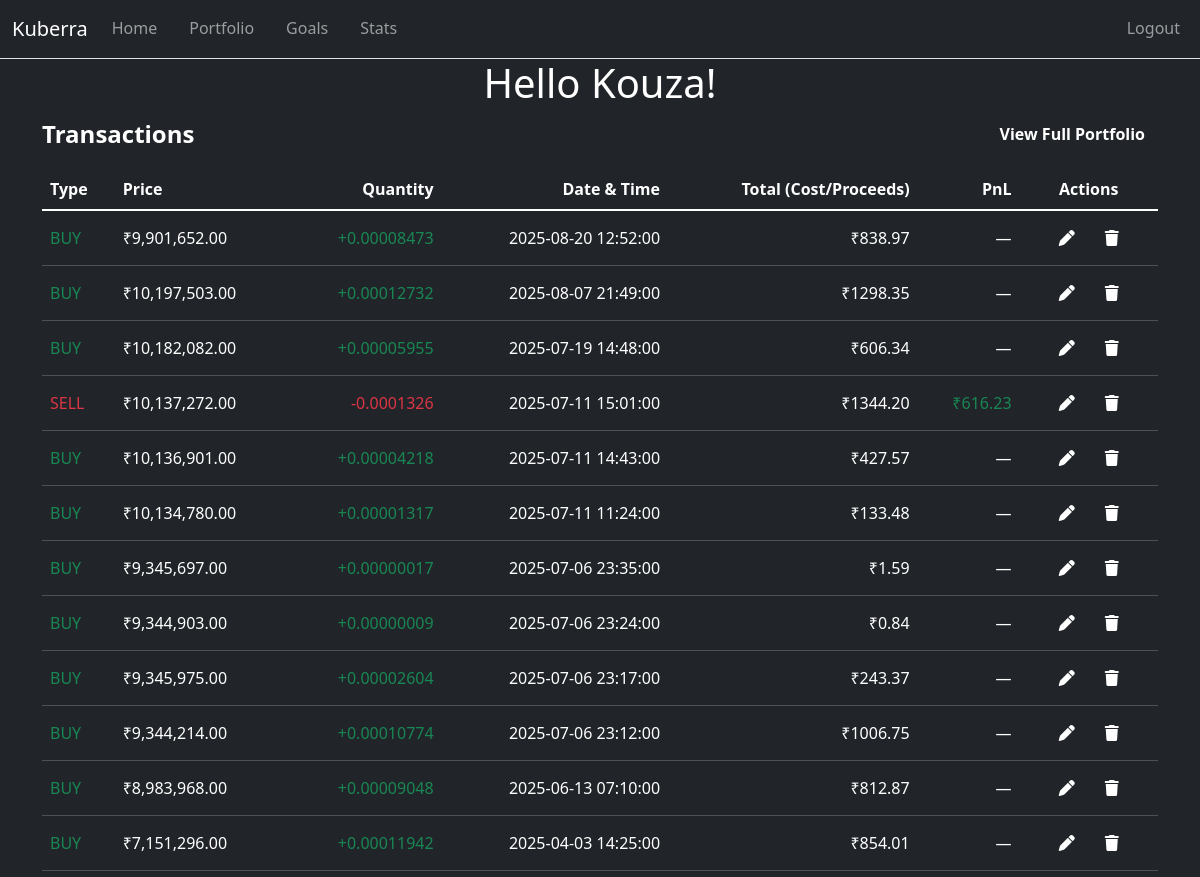
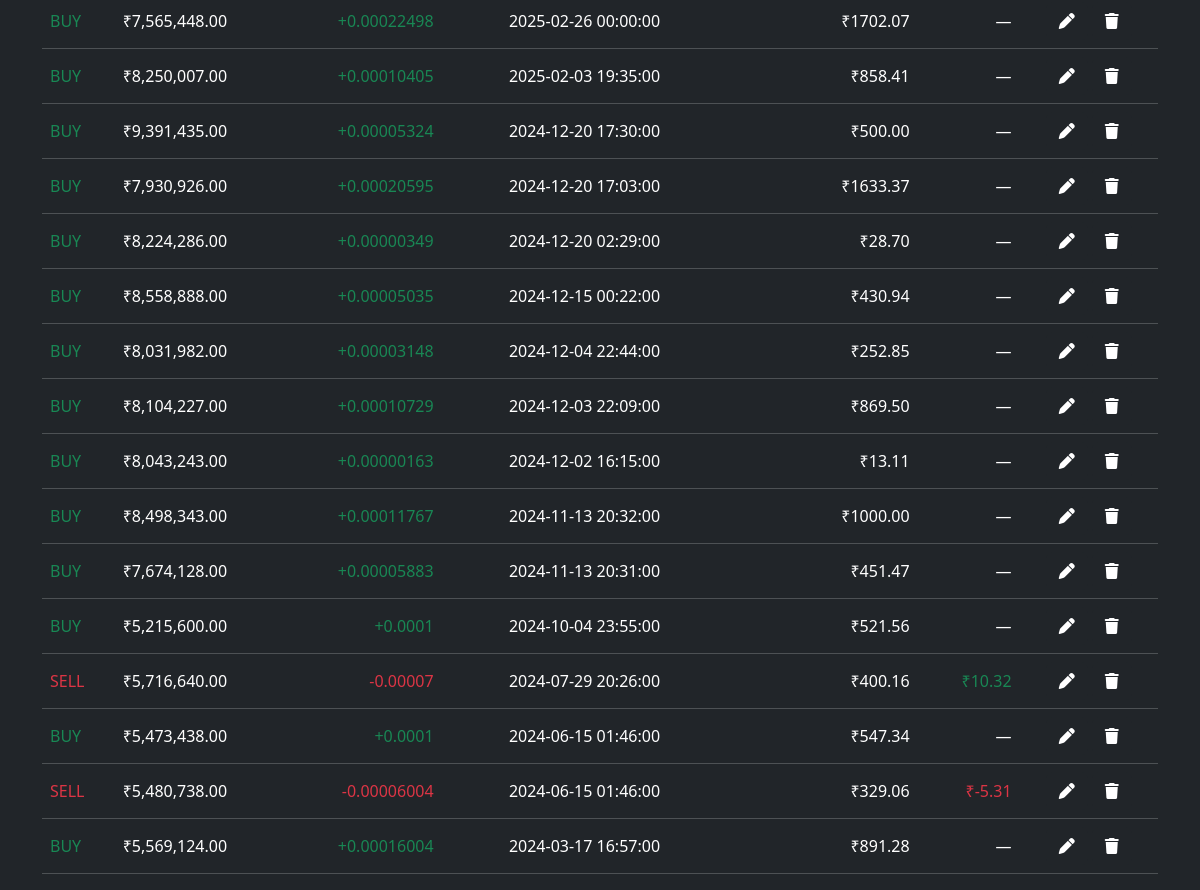
Screenshot of /portfolio/trades/1 (signed in) with the database file from the repository (2 pictures, top to bottom).
### website/models.py (models this page shows)
class User(db.Model, UserMixin):
    id = db.Column(db.Integer, primary_key=True)
    username = db.Column(db.String(150), unique=True, nullable=False)
    email = db.Column(db.String(150), unique=True, nullable=False)
    password = db.Column(db.String(150), nullable=False)
    date_created = db.Column(db.DateTime(timezone=True), server_default=func.now())
    transactions = db.relationship('Transaction', backref='owner', lazy=True)
    categories = db.relationship('Category', backref='owner', lazy=True)

class Trade(db.Model):
    id = db.Column(db.Integer, primary_key=True)
    side = db.Column(db.String(4), nullable=False)        # BUY / SELL
    quantity = db.Column(db.Numeric(20,10), nullable=False, default=0)
    price_per_coin = db.Column(db.Numeric(18,10), nullable=False, default=0)
    total = db.Column(db.Numeric(18,2),  nullable=False, default=0)
    realized_pnl = db.Column(db.Numeric(18,2), nullable=False, default=0)   # <—
    txn_date = db.Column(db.DateTime(timezone=True), server_default=func.now())
    created_at = db.Column(db.DateTime(timezone=True), server_default=func.now())
    user_id = db.Column(db.Integer, db.ForeignKey('user.id', ondelete='CASCADE'), index=True, nullable=False)
    coin_id = db.Column(db.Integer, db.ForeignKey('coin.id', ondelete='RESTRICT'), index=True, nullable=False)

### website/views.py (the view)
@views.route('/portfolio/trades/<int:coin_id>')
@login_required
def trades(coin_id):
    coin = Coin.query.get_or_404(coin_id)
    trades_asc = (Trade.query
        .filter_by(user_id=current_user.id, coin_id=coin_id)
        .order_by(Trade.txn_date.asc(), Trade.id.asc())
        .all())
    fifo_realized_map = fifo_realized_by_trade(trades_asc)
    trades_desc = (Trade.query
        .filter_by(user_id=current_user.id, coin_id=coin_id)
        .order_by(Trade.txn_date.desc(), Trade.id.desc())
        .all())
    return render_template(
        "trades.html",
        trades=trades_desc,
        coin=coin,
        user=current_user,
        fifo_realized=fifo_realized_map,
    )

### website/views.py (called while the page is built)
def fifo_realized_by_trade(trades):
    lots = deque()
    out = {}
    for t in trades:
        qty = Decimal(t.quantity)
        unit_cost = (Decimal(t.total) / qty) if qty > 0 else Decimal("0")
        if t.side == "BUY":
            lots.append([qty, unit_cost])
        else:  # SELL
            to_sell = qty
            basis = Decimal("0")
            proceeds = Decimal(t.total)
            while to_sell > 0 and lots:
                lot_qty, lot_cost = lots[0]
                take = min(to_sell, lot_qty)
                basis += take * lot_cost
                lot_qty -= take
                to_sell -= take
                if lot_qty == 0:
                    lots.popleft()
                else:
                    lots[0][0] = lot_qty
            out[t.id] = proceeds - basis
    return out

### website/templates/trades.html (shortened to what this page needs)
{% extends "base.html" %}
{% block content %}
    <h1 align="center">Hello {{ current_user.username.capitalize() }}!</h1>
    <div class="d-flex justify-content-between align-items-center mb-3">
                <h4 class="mb-0"><b>{{ trades.coin_id }} Transactions</b></h4>
                <a href="{{ url_for('views.portfolio') }}" class="btn btn-dark fw-bold">View Full Portfolio</a>
    </div>
    <table class="table table-hover table-dark align-items-center">
        <thead align="center" class="table-dark">
        <tr>
            <th scope="col" class="text-start">Type</th>
            <th scope="col" class="text-start">Price</th>
            <th scope="col" class="text-end">Quantity</th>
            <th scope="col" class="text-end">Date & Time</th>
            <th scope="col" class="text-end">Total (Cost/Proceeds)</th>
            <th scope="col" class="text-end">PnL</th>
            <th scope="col">Actions</th>
        </tr>
        </thead>
        <tbody class="table-group-divider" align="center">
        {% for t in trades %}
            <tr>
                <td class="text-start">
                    {% if t.side == 'BUY' %}
                    <span class="text-success">{{ t.side }}</span>
                    {% elif t.side == 'SELL' %}
                    <span class="text-danger">{{ t.side }}</span>
                    {% endif %}
                </td>
                <td class="text-start">₹{{ "{:,.2f}".format(t.price_per_coin) }}</td>
                <td class="text-end">
                    {% if t.side == 'BUY' %}
                    <span class="text-success">+{{ t.quantity|fmtqty(8) }}</span>
                    {% elif t.side == 'SELL' %}
                    <span class="text-danger">-{{ t.quantity|fmtqty(8) }}</span>
                    {% endif %}
                </td>
                <td class="text-end">{{ t.txn_date }}</td>
                <td class="text-end">₹{{ t.total }}</td>
                <td class="text-end">
                {% if t.side == 'SELL' %}
                    {% set r = fifo_realized.get(t.id, 0) %}
                    <span class="text-{{ 'success' if r >= 0 else 'danger' }}">
                    ₹{{ "{:,.2f}".format(r) }}
                    </span>
                {% else %}
                    —
                {% endif %}
                </td>
                <td>
                <button type="button" class="btn btn-dark fw-bold"
                        data-bs-toggle="modal" data-bs-target="#addCryptoTransactionForm">
                    <i class="fa-solid fa-pen"></i>
                </button>
                <a href="#" class="btn btn-dark fw-bold"
                    onclick="return confirm('Are you sure you want to delete this trade?');">
                    <i class="fa-solid fa-trash"></i>
                </a>
                </td>
            </tr>
        {% endfor %}
        </tbody>
    </table>
{% endblock %}

### website/templates/base.html (style rules this page uses)
td.text-end { font-variant-numeric: tabular-nums; }
.table td, .table th { vertical-align: middle; }

### rows the page displays
User: username "Kouza"
Trade: side "BUY", price_per_coin "9,901,652.00", quantity|fmtqty "0.00008473", txn_date "2025-08-20 12:52:00", total "838.97"
Trade: side "BUY", price_per_coin "10,197,503.00", quantity|fmtqty "0.00012732", txn_date "2025-08-07 21:49:00", total "1298.35"
Trade: side "BUY", price_per_coin "10,182,082.00", quantity|fmtqty "0.00005955", txn_date "2025-07-19 14:48:00", total "606.34"
Trade: side "SELL", price_per_coin "10,137,272.00", quantity|fmtqty "0.0001326", txn_date "2025-07-11 15:01:00", total "1344.20", r "616.23"
Trade: side "BUY", price_per_coin "10,136,901.00", quantity|fmtqty "0.00004218", txn_date "2025-07-11 14:43:00", total "427.57"
Trade: side "BUY", price_per_coin "10,134,780.00", quantity|fmtqty "0.00001317", txn_date "2025-07-11 11:24:00", total "133.48"
Trade: side "BUY", price_per_coin "9,345,697.00", quantity|fmtqty "0.00000017", txn_date "2025-07-06 23:35:00", total "1.59"
Trade: side "BUY", price_per_coin "9,344,903.00", quantity|fmtqty "0.00000009", txn_date "2025-07-06 23:24:00", total "0.84"
Trade: side "BUY", price_per_coin "9,345,975.00", quantity|fmtqty "0.00002604", txn_date "2025-07-06 23:17:00", total "243.37"
Trade: side "BUY", price_per_coin "9,344,214.00", quantity|fmtqty "0.00010774", txn_date "2025-07-06 23:12:00", total "1006.75"
Trade: side "BUY", price_per_coin "8,983,968.00", quantity|fmtqty "0.00009048", txn_date "2025-06-13 07:10:00", total "812.87"
Trade: side "BUY", price_per_coin "7,151,296.00", quantity|fmtqty "0.00011942", txn_date "2025-04-03 14:25:00", total "854.01"
Trade: side "BUY", price_per_coin "7,565,448.00", quantity|fmtqty "0.00022498", txn_date "2025-02-26 00:00:00", total "1702.07"
Trade: side "BUY", price_per_coin "8,250,007.00", quantity|fmtqty "0.00010405", txn_date "2025-02-03 19:35:00", total "858.41"
Trade: side "BUY", price_per_coin "9,391,435.00", quantity|fmtqty "0.00005324", txn_date "2024-12-20 17:30:00", total "500.00"
Trade: side "BUY", price_per_coin "7,930,926.00", quantity|fmtqty "0.00020595", txn_date "2024-12-20 17:03:00", total "1633.37"
Trade: side "BUY", price_per_coin "8,224,286.00", quantity|fmtqty "0.00000349", txn_date "2024-12-20 02:29:00", total "28.70"
Trade: side "BUY", price_per_coin "8,558,888.00", quantity|fmtqty "0.00005035", txn_date "2024-12-15 00:22:00", total "430.94"
Trade: side "BUY", price_per_coin "8,031,982.00", quantity|fmtqty "0.00003148", txn_date "2024-12-04 22:44:00", total "252.85"
Trade: side "BUY", price_per_coin "8,104,227.00", quantity|fmtqty "0.00010729", txn_date "2024-12-03 22:09:00", total "869.50"
Trade: side "BUY", price_per_coin "8,043,243.00", quantity|fmtqty "0.00000163", txn_date "2024-12-02 16:15:00", total "13.11"
Trade: side "BUY", price_per_coin "8,498,343.00", quantity|fmtqty "0.00011767", txn_date "2024-11-13 20:32:00", total "1000.00"
Trade: side "BUY", price_per_coin "7,674,128.00", quantity|fmtqty "0.00005883", txn_date "2024-11-13 20:31:00", total "451.47"
Trade: side "BUY", price_per_coin "5,215,600.00", quantity|fmtqty "0.0001", txn_date "2024-10-04 23:55:00", total "521.56"
Trade: side "SELL", price_per_coin "5,716,640.00", quantity|fmtqty "0.00007", txn_date "2024-07-29 20:26:00", total "400.16", r "10.32"
Trade: side "BUY", price_per_coin "5,473,438.00", quantity|fmtqty "0.0001", txn_date "2024-06-15 01:46:00", total "547.34"
Trade: side "SELL", price_per_coin "5,480,738.00", quantity|fmtqty "0.00006004", txn_date "2024-06-15 01:46:00", total "329.06", r "-5.31"
Trade: side "BUY", price_per_coin "5,569,124.00", quantity|fmtqty "0.00016004", txn_date "2024-03-17 16:57:00", total "891.28"
